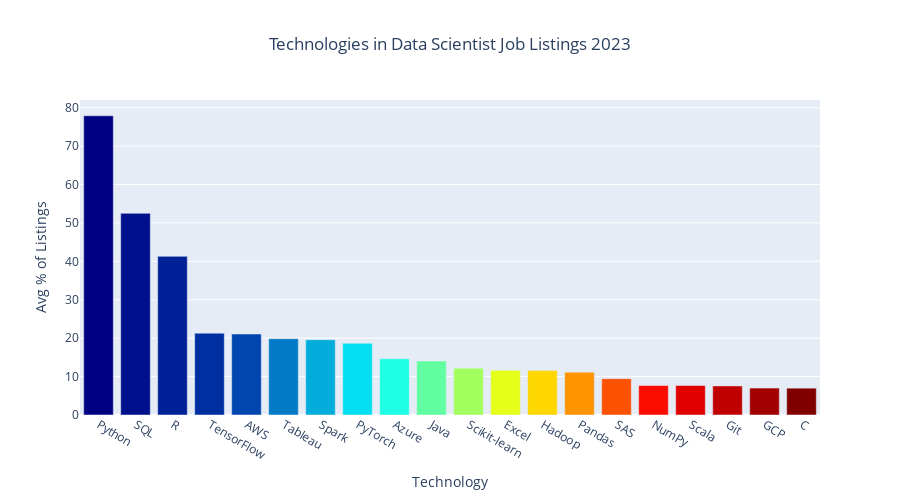

Notebook code for this chart:
### Markdown cell above
Let's make pretty, interactive charts in Plotly!

### Code cell
cmax=200
cmin=50
color_s = np.linspace(cmin, cmax, 20)

data = [
    go.Bar(
        x=df_23.index,          
        y=df_23['2023']*100,
        marker=dict(
            colorscale='Jet',
            color=color_s
        ),
    )
]

layout = {
     'title': 'Technologies in Data Scientist Job Listings 2023',
    'yaxis': {'title': 'Avg % of Listings', },
    'xaxis': {'title': "Technology", 'tickmode': 'linear'},
    'title_x':0.5,
    'height': 500
    
}

fig = go.Figure(data=data, layout=layout)
py.iplot(fig)

### Figure 1 — Plotly figure (JSON) as saved in the notebook; plotly's stock layout.template omitted (floating-point values rounded to 4 significant figures)
{"data": [{"marker": {"color": [50, 57.89, 65.79, 73.68, 81.58, 89.47, 97.37, 105.3, 113.2, 121.1, 128.9, 136.8, 144.7, 152.6, 160.5, 168.4, 176.3, 184.2, 192.1, 200], "colorscale": [[0, "rgb(0,0,131)"], [0.2, "rgb(0,60,170)"], [0.4, "rgb(5,255,255)"], [0.6, "rgb(255,255,0)"], [0.8, "rgb(250,0,0)"], [1, "rgb(128,0,0)"]]}, "type": "bar", "x": ["Python", "SQL", "R", "TensorFlow", "AWS", "Tableau", "Spark", "PyTorch", "Azure", "Java", "Scikit-learn", "Excel", "Hadoop", "Pandas", "SAS", "NumPy", "Scala", "Git", "GCP", "C"], "y": [77.89, 52.49, 41.29, 21.3, 21.08, 19.87, 19.61, 18.68, 14.65, 14.05, 12.18, 11.63, 11.55, 11.15, 9.449, 7.678, 7.672, 7.559, 7.017, 6.989]}], "layout": {"height": 500, "title": {"text": "Technologies in Data Scientist Job Listings 2023", "x": 0.5}, "xaxis": {"tickmode": "linear", "title": {"text": "Technology"}}, "yaxis": {"title": {"text": "Avg % of Listings"}}}}
